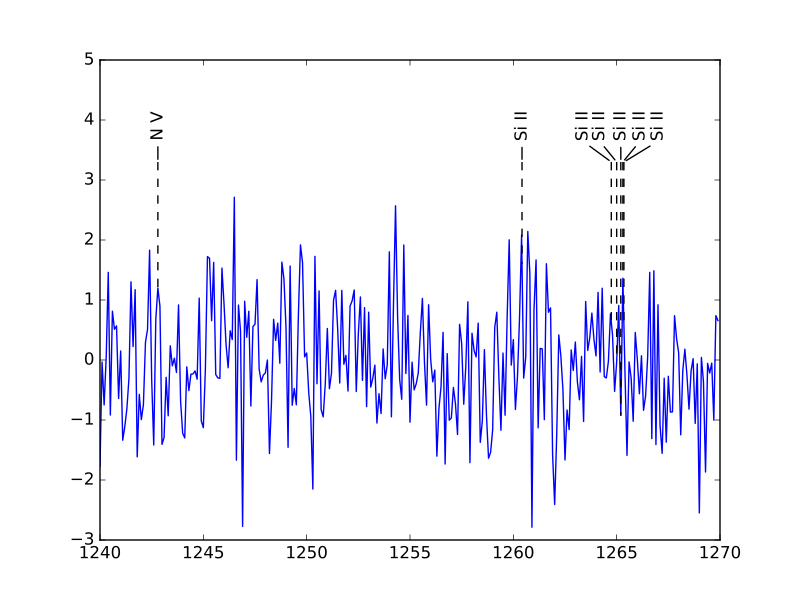

This figure's Python source:
import numpy as np
from matplotlib import pyplot as plt
import lineid_plot

wave = 1240 + np.arange(300) * 0.1
flux = np.random.normal(size=300)
line_wave = [1242.80, 1260.42, 1264.74, 1265.00, 1265.2, 1265.3, 1265.35]
line_flux = np.interp(line_wave, wave, flux)
line_label1 = ['N V', 'Si II', 'Si II', 'Si II', 'Si II', 'Si II', 'Si II']
label1_sizes = np.array([12, 12, 12, 12, 12, 12, 12])

fig = plt.figure()
ax = fig.add_subplot(111)
ax.plot(wave, flux)
ax.axis([1240, 1270, -3, 5])
lineid_plot.plot_line_ids(wave, flux, line_wave, line_label1,
  arrow_tip=3.3, ax=ax)

plt.show()
